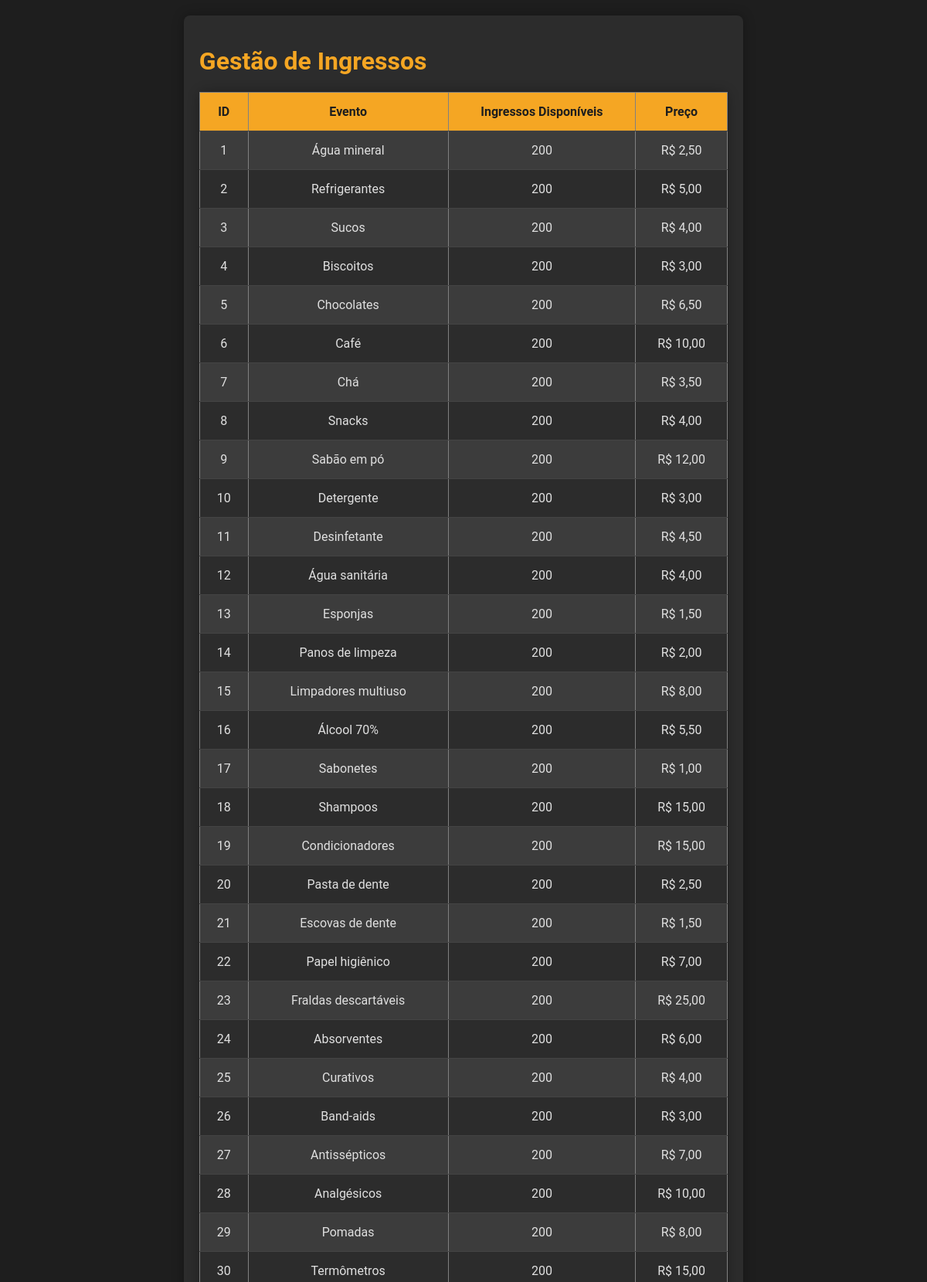
Screenshot of /Vendas/Visao/index.php (upper part) with the database file from the repository.
### tables this page shows
CREATE TABLE IF NOT EXISTS ingresso (
    idIngresso INT PRIMARY KEY AUTO_INCREMENT,
    nomeEvento VARCHAR(100) NOT NULL,
    quantidadeDisponivel INT NOT NULL,
    preco DECIMAL(10,2) NOT NULL
);

### Vendas/Modelo/conexao.php (called while the page is built)
<?php
class Conexao {
    private static $pdo;
    public static function getConexao() {
        if (!isset(self::$pdo)) {
            try {
                self::$pdo = new PDO('mysql:host=localhost;dbname=Ingressos', 'root', '');
                self::$pdo->setAttribute(PDO::ATTR_ERRMODE, PDO::ERRMODE_EXCEPTION);
            } catch (PDOException $e) {
                die("Erro na conexão: " . $e->getMessage());
            }
        }
        return self::$pdo;
    }
}
?>

### Vendas/Controle/IngressoController.php (called while the page is built, shortened)
<?php
require_once '../modelo/ingressoDAO.php';
class IngressoController {
    private $ingressoDAO;
    public function __construct() {
        $this->ingressoDAO = new IngressoDAO();
    }
    public function listarIngressos() {
        return $this->ingressoDAO->listarIngressos();
    }
}
?>

### Vendas/Modelo/ingressoDAO.php (called while the page is built, shortened)
<?php
require_once 'conexao.php';
class IngressoDAO {
    private $conexao;
    public function __construct() {
        $this->conexao = Conexao::getConexao();
    }
    public function listarIngressos() {
        $sql = "SELECT * FROM ingresso";
        $stmt = $this->conexao->query($sql);
        return $stmt->fetchAll(PDO::FETCH_ASSOC);
    }
}
?>

### Vendas/Visao/index.php (the view, shortened to what this page needs)
<?php
require_once '../controle/ingressoController.php';
$ingressoController = new IngressoController();
$ingressos = $ingressoController->listarIngressos();
?>
<!DOCTYPE html>
<html lang="pt-br">
<head>
</head>
<body>
    <div class="container">
        <h1>Gestão de Ingressos</h1>
        <table border="1">
            <tr>
                <th>ID</th>
                <th>Evento</th>
                <th>Ingressos Disponíveis</th>
                <th>Preço</th>
            </tr>
            <?php foreach ($ingressos as $ingresso): ?>
                <tr>
                    <td><?= $ingresso['idIngresso'] ?></td>
                    <td><?= $ingresso['nomeEvento'] ?></td>
                    <td><?= $ingresso['quantidadeDisponivel'] ?></td>
                    <td>R$ <?= number_format($ingresso['preco'], 2, ',', '.') ?></td>
                </tr>
            <?php endforeach; ?>
        </table>
    </div>
</body>
</html>

### Vendas/Visao/index.php (style rules this page uses)
body { background-color: #1e1e1e; color: #e0e0e0; font-family: 'Roboto', sans-serif; margin: 0; padding: 0; display: flex; flex-direction: column; align-items: center; }
h1 { color: #f5a623; margin-top: 20px; }
table { width: 100%; max-width: 800px; margin: 20px 0; border-collapse: collapse; background-color: #2c2c2c; border-radius: 8px; box-shadow: 0px 0px 15px rgba(0, 0, 0, 0.3); }
th, td { padding: 15px; text-align: center; border-bottom: 1px solid #444; }
th { background-color: #f5a623; color: #1e1e1e; }
tr:nth-child(even) { background-color: #3c3c3c; }
.container { max-width: 800px; padding: 20px; background-color: #2c2c2c; border-radius: 8px; box-shadow: 0px 0px 15px rgba(0, 0, 0, 0.3); margin: 20px; }

### rows the page displays
ingresso: idIngresso "1", nomeEvento "Água mineral", quantidadeDisponivel "200", preco "2,50"
ingresso: idIngresso "2", nomeEvento "Refrigerantes", quantidadeDisponivel "200", preco "5,00"
ingresso: idIngresso "3", nomeEvento "Sucos", quantidadeDisponivel "200", preco "4,00"
ingresso: idIngresso "4", nomeEvento "Biscoitos", quantidadeDisponivel "200", preco "3,00"
ingresso: idIngresso "5", nomeEvento "Chocolates", quantidadeDisponivel "200", preco "6,50"
ingresso: idIngresso "6", nomeEvento "Café", quantidadeDisponivel "200", preco "10,00"
ingresso: idIngresso "7", nomeEvento "Chá", quantidadeDisponivel "200", preco "3,50"
ingresso: idIngresso "8", nomeEvento "Snacks", quantidadeDisponivel "200", preco "4,00"
ingresso: idIngresso "9", nomeEvento "Sabão em pó", quantidadeDisponivel "200", preco "12,00"
ingresso: idIngresso "10", nomeEvento "Detergente", quantidadeDisponivel "200", preco "3,00"
ingresso: idIngresso "11", nomeEvento "Desinfetante", quantidadeDisponivel "200", preco "4,50"
ingresso: idIngresso "12", nomeEvento "Água sanitária", quantidadeDisponivel "200", preco "4,00"
ingresso: idIngresso "13", nomeEvento "Esponjas", quantidadeDisponivel "200", preco "1,50"
ingresso: idIngresso "14", nomeEvento "Panos de limpeza", quantidadeDisponivel "200", preco "2,00"
ingresso: idIngresso "15", nomeEvento "Limpadores multiuso", quantidadeDisponivel "200", preco "8,00"
ingresso: idIngresso "16", nomeEvento "Álcool 70%", quantidadeDisponivel "200", preco "5,50"
ingresso: idIngresso "17", nomeEvento "Sabonetes", quantidadeDisponivel "200", preco "1,00"
ingresso: idIngresso "18", nomeEvento "Shampoos", quantidadeDisponivel "200", preco "15,00"
ingresso: idIngresso "19", nomeEvento "Condicionadores", quantidadeDisponivel "200", preco "15,00"
ingresso: idIngresso "20", nomeEvento "Pasta de dente", quantidadeDisponivel "200", preco "2,50"
ingresso: idIngresso "21", nomeEvento "Escovas de dente", quantidadeDisponivel "200", preco "1,50"
ingresso: idIngresso "22", nomeEvento "Papel higiênico", quantidadeDisponivel "200", preco "7,00"
ingresso: idIngresso "23", nomeEvento "Fraldas descartáveis", quantidadeDisponivel "200", preco "25,00"
ingresso: idIngresso "24", nomeEvento "Absorventes", quantidadeDisponivel "200", preco "6,00"
ingresso: idIngresso "25", nomeEvento "Curativos", quantidadeDisponivel "200", preco "4,00"
ingresso: idIngresso "26", nomeEvento "Band-aids", quantidadeDisponivel "200", preco "3,00"
ingresso: idIngresso "27", nomeEvento "Antissépticos", quantidadeDisponivel "200", preco "7,00"
ingresso: idIngresso "28", nomeEvento "Analgésicos", quantidadeDisponivel "200", preco "10,00"
ingresso: idIngresso "29", nomeEvento "Pomadas", quantidadeDisponivel "200", preco "8,00"
ingresso: idIngresso "30", nomeEvento "Termômetros", quantidadeDisponivel "200", preco "15,00"
